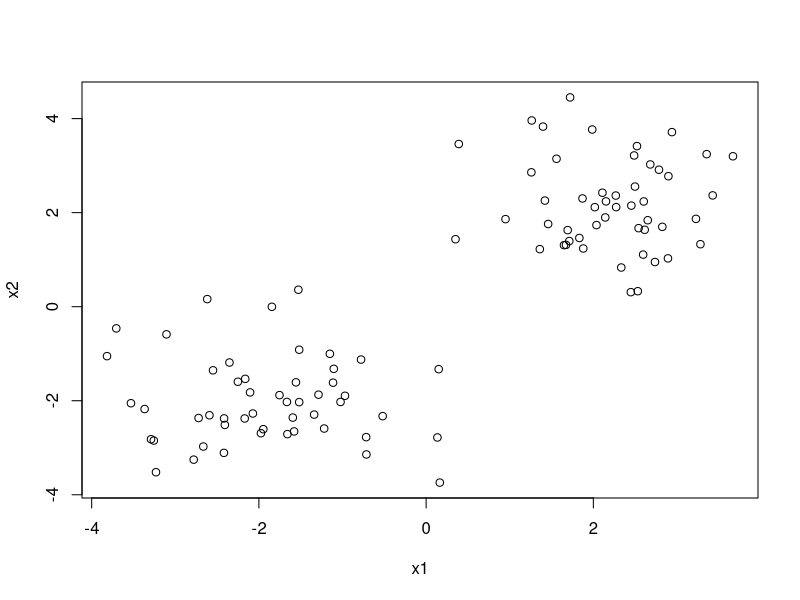
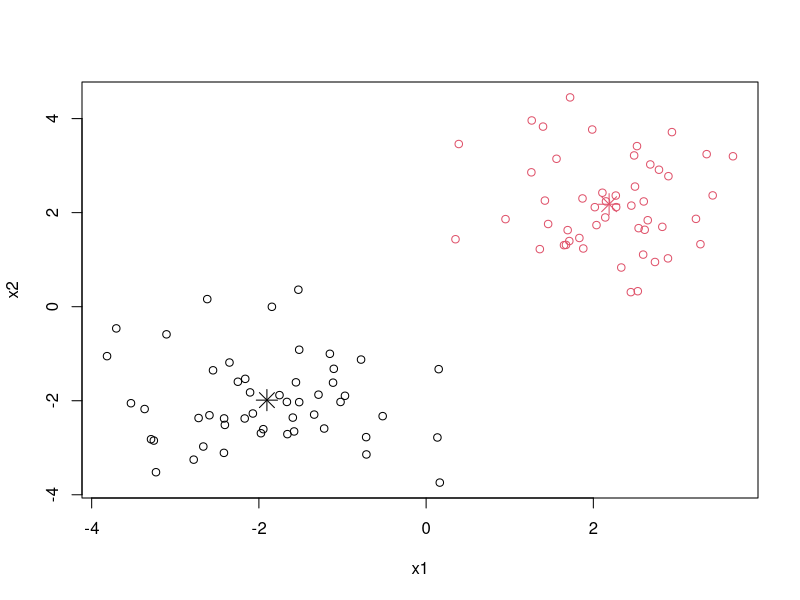
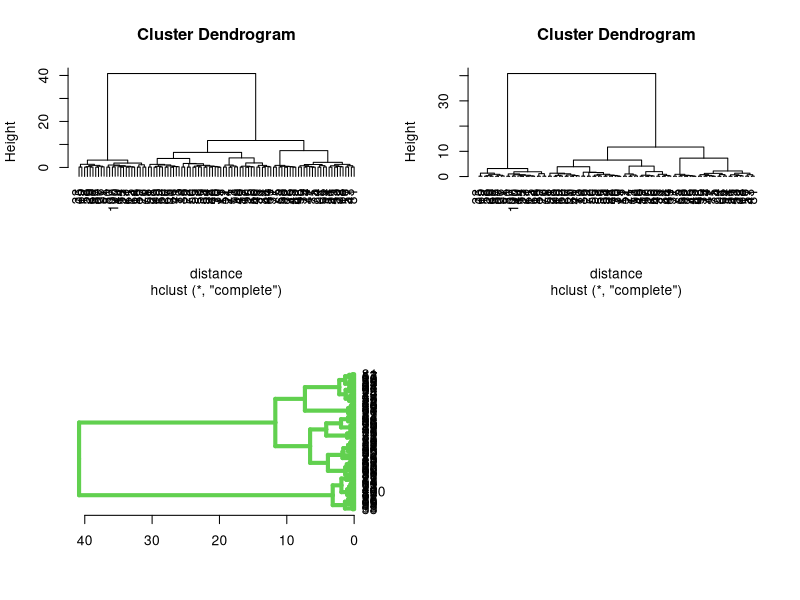

R code for these plots, in order:
#first matrix a
a1 <- matrix(rnorm(50, 2, 1), nrow = 50, ncol = 1, byrow = TRUE)
a2 <- matrix(rnorm(50, -2, 1), nrow = 50, ncol = 1, byrow = TRUE)

#second matrix b
b3 <- matrix(rnorm(50, 2, 1), nrow = 50, ncol = 1, byrow = TRUE)
b4 <- matrix(rnorm(50, -2, 1), nrow = 50, ncol = 1, byrow = TRUE)

#bind matrices a , b
x1 <- rbind(a1,a2)
x2 <- rbind(b3,b4)

#visualize
plot(x1,x2)

#result matrix
z <- cbind(x1,x2)

#k means clustering
kc <- kmeans(z,2)

str(kc)
kc$centers
kc$cluster

plot(z, col = kc$cluster, xlab = "x1" , ylab ="x2")
points(kc$centers, col = 1:3, pch = 8, cex=2)

#hierarchy clustering
distance <- 1/dist(z)

hierachy <- hclust(distance, method = "complete", members=NULL)

#plot on graph
par(mfrow = c(2, 2))
plot(hierachy, hang = 0.1)
plot(hierachy, hang = -1)
plot(as.dendrogram(hierachy), edgePar= list(col=3, lwd=4), horiz=T)
